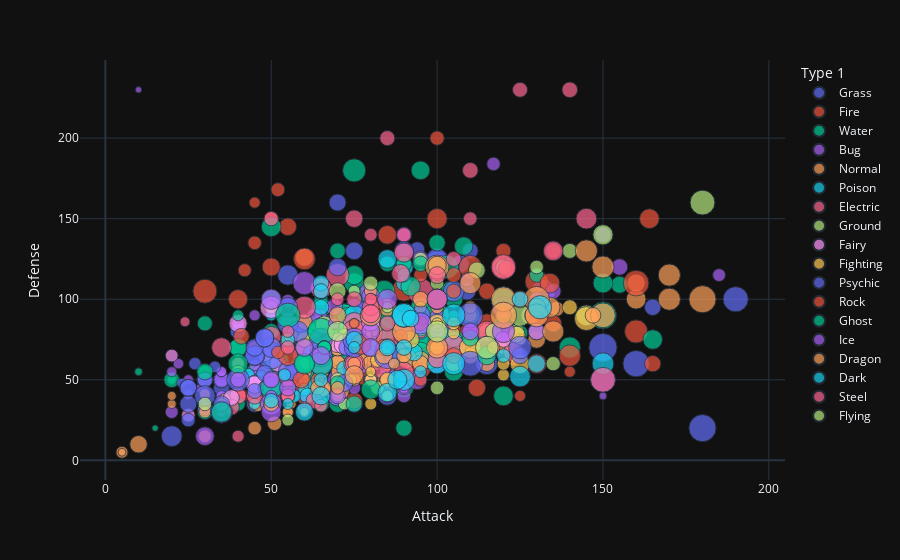

Notebook source saved alongside this figure:
### Code cell
px.scatter( data_frame = df, x = 'Attack', y = 'Defense', color="Type 1", hover_name='Name', template = 'plotly_dark', size="Sp. Atk" )

### Figure 1 — Plotly figure (JSON) as saved in the notebook; plotly's stock layout.template omitted (floating-point values rounded to 4 significant figures)
{"data": [{"hovertemplate": "<b>%{hovertext}</b><br><br>Type 1=Grass<br>Attack=%{x}<br>Defense=%{y}<br>Sp. Atk=%{marker.size}<extra></extra>", "hovertext": ["Bulbasaur", "Ivysaur", "Venusaur", "VenusaurMega Venusaur", "Oddish", "Gloom", "Vileplume", "Bellsprout", "Weepinbell", "Victreebel", "Exeggcute", "Exeggutor", "Tangela", "Chikorita", "Bayleef", "Meganium", "Bellossom", "Hoppip", "Skiploom", "Jumpluff", "Sunkern", "Sunflora", "Treecko", "Grovyle", "Sceptile", "SceptileMega Sceptile", "Seedot", "Nuzleaf", "Shiftry", "Shroomish", "Breloom", "Roselia", "Cacnea", "Cacturne", "Tropius", "Turtwig", "Grotle", "Torterra", "Budew", "Roserade", "Cherubi", "Cherrim", "Carnivine", "Snover", "Abomasnow", "AbomasnowMega Abomasnow", "Tangrowth", "Leafeon", "ShayminLand Forme", "ShayminSky Forme", "Snivy", "Servine", "Serperior", "Pansage", "Simisage", "Cottonee", "Whimsicott", "Petilil", "Lilligant", "Maractus", "Foongus", "Amoonguss", "Ferroseed", "Ferrothorn", "Virizion", "Chespin", "Quilladin", "Chesnaught", "Skiddo", "Gogoat"], "legendgroup": "Grass", "marker": {"color": "#636efa", "size": [65, 80, 100, 122, 75, 85, 110, 70, 85, 100, 60, 125, 100, 49, 63, 83, 90, 35, 45, 55, 30, 105, 65, 85, 105, 145, 30, 60, 90, 40, 60, 100, 85, 115, 72, 45, 55, 75, 50, 125, 62, 87, 90, 62, 92, 132, 110, 60, 100, 120, 45, 60, 75, 53, 98, 37, 77, 70, 110, 106, 55, 85, 24, 54, 90, 48, 56, 74, 62, 97], "sizemode": "area", "sizeref": 0.485, "symbol": "circle"}, "mode": "markers", "name": "Grass", "orientation": "v", "showlegend": true, "type": "scatter", "x": [49, 62, 82, 100, 50, 65, 80, 75, 90, 105, 40, 95, 55, 49, 62, 82, 80, 35, 45, 55, 30, 75, 45, 65, 85, 110, 40, 70, 100, 40, 130, 60, 85, 115, 68, 68, 89, 109, 30, 70, 35, 60, 100, 62, 92, 132, 100, 110, 100, 103, 45, 60, 75, 53, 98, 27, 67, 35, 60, 86, 55, 85, 50, 94, 90, 61, 78, 107, 65, 100], "xaxis": "x", "y": [49, 63, 83, 123, 55, 70, 85, 35, 50, 65, 80, 85, 115, 65, 80, 100, 95, 40, 50, 70, 30, 55, 35, 45, 65, 75, 50, 40, 60, 60, 80, 45, 40, 60, 83, 64, 85, 105, 35, 65, 45, 70, 72, 50, 75, 105, 125, 130, 100, 75, 55, 75, 95, 48, 63, 60, 85, 50, 75, 67, 45, 70, 91, 131, 72, 65, 95, 122, 48, 62], "yaxis": "y"}, {"hovertemplate": "<b>%{hovertext}</b><br><br>Type 1=Fire<br>Attack=%{x}<br>Defense=%{y}<br>Sp. Atk=%{marker.size}<extra></extra>", "hovertext": ["Charmander", "Charmeleon", "Charizard", "CharizardMega Charizard X", "CharizardMega Charizard Y", "Vulpix", "Ninetales", "Growlithe", "Arcanine", "Ponyta", "Rapidash", "Magmar", "Flareon", "Moltres", "Cyndaquil", "Quilava", "Typhlosion", "Slugma", "Magcargo", "Magby", "Entei", "Ho-oh", "Torchic", "Combusken", "Blaziken", "BlazikenMega Blaziken", "Numel", "Camerupt", "CameruptMega Camerupt", "Torkoal", "Chimchar", "Monferno", "Infernape", "Magmortar", "Heatran", "Tepig", "Pignite", "Emboar", "Pansear", "Simisear", "Darumaka", "DarmanitanStandard Mode", "DarmanitanZen Mode", "Heatmor", "Fennekin", "Braixen", "Delphox", "Fletchinder", "Talonflame", "Litleo", "Pyroar", "Volcanion"], "legendgroup": "Fire", "marker": {"color": "#EF553B", "size": [60, 80, 109, 130, 159, 50, 81, 70, 100, 65, 80, 100, 95, 125, 60, 80, 109, 70, 80, 70, 90, 110, 70, 85, 110, 130, 65, 105, 145, 85, 58, 78, 104, 125, 130, 45, 70, 100, 53, 98, 15, 30, 140, 105, 62, 90, 114, 56, 74, 73, 109, 130], "sizemode": "area", "sizeref": 0.485, "symbol": "circle"}, "mode": "markers", "name": "Fire", "orientation": "v", "showlegend": true, "type": "scatter", "x": [52, 64, 84, 130, 104, 41, 76, 70, 110, 85, 100, 95, 130, 100, 52, 64, 84, 40, 50, 75, 115, 130, 60, 85, 120, 160, 60, 100, 120, 85, 58, 78, 104, 95, 90, 63, 93, 123, 53, 98, 90, 140, 30, 97, 45, 59, 69, 73, 81, 50, 68, 110], "xaxis": "x", "y": [43, 58, 78, 111, 78, 40, 75, 45, 80, 55, 70, 57, 60, 90, 43, 58, 78, 40, 120, 37, 85, 90, 40, 60, 70, 80, 40, 70, 100, 140, 44, 52, 71, 67, 106, 45, 55, 65, 48, 63, 45, 55, 105, 66, 40, 58, 72, 55, 71, 58, 72, 120], "yaxis": "y"}, {"hovertemplate": "<b>%{hovertext}</b><br><br>Type 1=Water<br>Attack=%{x}<br>Defense=%{y}<br>Sp. Atk=%{marker.size}<extra></extra>", "hovertext": ["Squirtle", "Wartortle", "Blastoise", "BlastoiseMega Blastoise", "Psyduck", "Golduck", "Poliwag", "Poliwhirl", "Poliwrath", "Tentacool", "Tentacruel", "Slowpoke", "Slowbro", "SlowbroMega Slowbro", "Seel", "Dewgong", "Shellder", "Cloyster", "Krabby", "Kingler", "Horsea", "Seadra", "Goldeen", "Seaking", "Staryu", "Starmie", "Magikarp", "Gyarados", "GyaradosMega Gyarados", "Lapras", "Vaporeon", "Totodile", "Croconaw", "Feraligatr", "Chinchou", "Lanturn", "Marill", "Azumarill", "Politoed", "Wooper", "Quagsire", "Slowking", "Qwilfish", "Corsola", "Remoraid", "Octillery", "Mantine", "Kingdra", "Suicune", "Mudkip", "Marshtomp", "Swampert", "SwampertMega Swampert", "Lotad", "Lombre", "Ludicolo", "Wingull", "Pelipper", "Carvanha", "Sharpedo", "SharpedoMega Sharpedo", "Wailmer", "Wailord", "Barboach", "Whiscash", "Corphish", "Crawdaunt", "Feebas", "Milotic", "Clamperl", "Huntail", "Gorebyss", "Relicanth", "Luvdisc", "Kyogre", "KyogrePrimal Kyogre", "Piplup", "Prinplup", "Empoleon", "Buizel", "Floatzel", "Shellos", "Gastrodon", "Finneon", "Lumineon", "Mantyke", "Palkia", "Phione", "Manaphy", "Oshawott", "Dewott", "Samurott", "Panpour", "Simipour", "Tympole", "Palpitoad", "Seismitoad", "Basculin", "Tirtouga", "Carracosta", "Ducklett", "Swanna", "Frillish", "Jellicent", "Alomomola", "KeldeoOrdinary Forme", "KeldeoResolute Forme", "Froakie", "Frogadier", "Greninja", "Clauncher", "Clawitzer"], "legendgroup": "Water", "marker": {"color": "#00cc96", "size": [50, 65, 85, 135, 65, 95, 40, 50, 70, 50, 80, 40, 100, 130, 45, 70, 45, 85, 25, 50, 70, 95, 35, 65, 70, 100, 15, 60, 70, 85, 110, 44, 59, 79, 56, 76, 20, 60, 90, 25, 65, 100, 55, 65, 65, 105, 80, 95, 90, 50, 60, 85, 95, 40, 60, 90, 55, 85, 65, 95, 110, 70, 90, 46, 76, 50, 90, 10, 100, 74, 94, 114, 45, 40, 150, 180, 61, 81, 111, 60, 85, 57, 92, 49, 69, 60, 150, 80, 100, 63, 83, 108, 53, 98, 50, 65, 85, 80, 53, 83, 44, 87, 65, 85, 40, 129, 129, 62, 83, 103, 58, 120], "sizemode": "area", "sizeref": 0.485, "symbol": "circle"}, "mode": "markers", "name": "Water", "orientation": "v", "showlegend": true, "type": "scatter", "x": [48, 63, 83, 103, 52, 82, 50, 65, 95, 40, 70, 65, 75, 75, 45, 70, 65, 95, 105, 130, 40, 65, 67, 92, 45, 75, 10, 125, 155, 85, 65, 65, 80, 105, 38, 58, 20, 50, 75, 45, 85, 75, 95, 55, 65, 105, 40, 95, 75, 70, 85, 110, 150, 30, 50, 70, 30, 50, 90, 120, 140, 70, 90, 48, 78, 80, 120, 15, 60, 64, 104, 84, 90, 30, 100, 150, 51, 66, 86, 65, 105, 48, 83, 49, 69, 20, 120, 80, 100, 55, 75, 100, 53, 98, 50, 65, 95, 92, 78, 108, 44, 87, 40, 60, 75, 72, 72, 56, 63, 95, 53, 73], "xaxis": "x", "y": [65, 80, 100, 120, 48, 78, 40, 65, 95, 35, 65, 65, 110, 180, 55, 80, 100, 180, 90, 115, 70, 95, 60, 65, 55, 85, 55, 79, 109, 80, 60, 64, 80, 100, 38, 58, 50, 80, 75, 45, 85, 80, 75, 85, 35, 75, 70, 95, 115, 50, 70, 90, 110, 30, 50, 70, 30, 100, 20, 40, 70, 35, 45, 43, 73, 65, 85, 20, 79, 85, 105, 105, 130, 55, 90, 90, 53, 68, 88, 35, 55, 48, 68, 56, 76, 50, 100, 80, 100, 45, 60, 85, 48, 63, 40, 55, 75, 65, 103, 133, 50, 63, 50, 70, 80, 90, 90, 40, 52, 67, 62, 88], "yaxis": "y"}, {"hovertemplate": "<b>%{hovertext}</b><br><br>Type 1=Bug<br>Attack=%{x}<br>Defense=%{y}<br>Sp. Atk=%{marker.size}<extra></extra>", "hovertext": ["Caterpie", "Metapod", "Butterfree", "Weedle", "Kakuna", "Beedrill", "BeedrillMega Beedrill", "Paras", "Parasect", "Venonat", "Venomoth", "Scyther", "Pinsir", "PinsirMega Pinsir", "Ledyba", "Ledian", "Spinarak", "Ariados", "Yanma", "Pineco", "Forretress", "Scizor", "ScizorMega Scizor", "Shuckle", "Heracross", "HeracrossMega Heracross", "Wurmple", "Silcoon", "Beautifly", "Cascoon", "Dustox", "Surskit", "Masquerain", "Nincada", "Ninjask", "Shedinja", "Volbeat", "Illumise", "Kricketot", "Kricketune", "Burmy", "WormadamPlant Cloak", "WormadamSandy Cloak", "WormadamTrash Cloak", "Mothim", "Combee", "Vespiquen", "Yanmega", "Sewaddle", "Swadloon", "Leavanny", "Venipede", "Whirlipede", "Scolipede", "Dwebble", "Crustle", "Karrablast", "Escavalier", "Joltik", "Galvantula", "Shelmet", "Accelgor", "Durant", "Larvesta", "Volcarona", "Genesect", "Scatterbug", "Spewpa", "Vivillon"], "legendgroup": "Bug", "marker": {"color": "#ab63fa", "size": [20, 25, 90, 20, 25, 45, 15, 45, 60, 40, 90, 55, 55, 65, 40, 55, 40, 60, 75, 35, 60, 55, 65, 10, 40, 40, 20, 25, 100, 25, 50, 50, 80, 30, 50, 30, 47, 73, 25, 55, 29, 79, 59, 69, 94, 30, 80, 116, 40, 50, 70, 30, 40, 55, 35, 65, 40, 60, 57, 97, 40, 100, 48, 50, 135, 120, 27, 27, 90], "sizemode": "area", "sizeref": 0.485, "symbol": "circle"}, "mode": "markers", "name": "Bug", "orientation": "v", "showlegend": true, "type": "scatter", "x": [30, 20, 45, 35, 25, 90, 150, 70, 95, 55, 65, 110, 125, 155, 20, 35, 60, 90, 65, 65, 90, 130, 150, 10, 125, 185, 45, 35, 70, 35, 50, 30, 60, 45, 90, 90, 73, 47, 25, 85, 29, 59, 79, 69, 94, 30, 80, 76, 53, 63, 103, 45, 55, 100, 65, 95, 75, 135, 47, 77, 40, 70, 109, 85, 60, 120, 35, 22, 52], "xaxis": "x", "y": [35, 55, 50, 30, 50, 40, 40, 55, 80, 50, 60, 80, 100, 120, 30, 50, 40, 70, 45, 90, 140, 100, 140, 230, 75, 115, 35, 55, 50, 55, 70, 32, 62, 90, 45, 45, 55, 55, 41, 51, 45, 85, 105, 95, 50, 42, 102, 86, 70, 90, 80, 59, 99, 89, 85, 125, 45, 105, 50, 60, 85, 40, 112, 55, 65, 95, 40, 60, 50], "yaxis": "y"}, {"hovertemplate": "<b>%{hovertext}</b><br><br>Type 1=Normal<br>Attack=%{x}<br>Defense=%{y}<br>Sp. Atk=%{marker.size}<extra></extra>", "hovertext": ["Pidgey", "Pidgeotto", "Pidgeot", "PidgeotMega Pidgeot", "Rattata", "Raticate", "Spearow", "Fearow", "Jigglypuff", "Wigglytuff", "Meowth", "Persian", "Farfetch'd", "Doduo", "Dodrio", "Lickitung", "Chansey", "Kangaskhan", "KangaskhanMega Kangaskhan", "Tauros", "Ditto", "Eevee", "Porygon", "Snorlax", "Sentret", "Furret", "Hoothoot", "Noctowl", "Igglybuff", "Aipom", "Girafarig", "Dunsparce", "Teddiursa", "Ursaring", "Porygon2", "Stantler", "Smeargle", "Miltank", "Blissey", "Zigzagoon", "Linoone", "Taillow", "Swellow", "Slakoth", "Vigoroth", "Slaking", "Whismur", "Loudred", "Exploud", "Azurill", "Skitty", "Delcatty", "Spinda", "Swablu", "Zangoose", "Castform", "Kecleon", "Starly", "Staravia", "Staraptor", "Bidoof", "Bibarel", "Ambipom", "Buneary", "Lopunny", "LopunnyMega Lopunny", "Glameow", "Purugly", "Happiny", "Chatot", "Munchlax", "Lickilicky", "Porygon-Z", "Regigigas", "Arceus", "Patrat", "Watchog", "Lillipup", "Herdier", "Stoutland", "Pidove", "Tranquill", "Unfezant", "Audino", "AudinoMega Audino", "Minccino", "Cinccino", "Deerling", "Sawsbuck", "Bouffalant", "Rufflet", "Braviary", "MeloettaAria Forme", "MeloettaPirouette Forme", "Bunnelby", "Diggersby", "Fletchling", "Furfrou"], "legendgroup": "Normal", "marker": {"color": "#FFA15A", "size": [35, 50, 70, 135, 25, 50, 31, 61, 45, 85, 40, 65, 58, 35, 60, 60, 35, 40, 60, 40, 48, 45, 85, 65, 35, 45, 36, 76, 40, 40, 90, 65, 50, 75, 105, 85, 20, 40, 75, 30, 50, 30, 50, 35, 55, 95, 51, 71, 91, 20, 35, 55, 60, 40, 60, 70, 60, 30, 40, 50, 35, 55, 60, 44, 54, 54, 42, 64, 15, 92, 40, 80, 135, 80, 120, 35, 60, 25, 35, 45, 36, 50, 65, 60, 80, 40, 65, 40, 60, 40, 37, 57, 128, 77, 32, 50, 40, 65], "sizemode": "area", "sizeref": 0.485, "symbol": "circle"}, "mode": "markers", "name": "Normal", "orientation": "v", "showlegend": true, "type": "scatter", "x": [45, 60, 80, 80, 56, 81, 60, 90, 45, 70, 45, 70, 65, 85, 110, 55, 5, 95, 125, 100, 48, 55, 60, 110, 46, 76, 30, 50, 30, 70, 80, 70, 80, 130, 80, 95, 20, 80, 10, 30, 70, 55, 85, 60, 80, 160, 51, 71, 91, 20, 45, 65, 60, 40, 115, 70, 90, 55, 75, 120, 45, 85, 100, 66, 76, 136, 55, 82, 5, 65, 85, 85, 80, 160, 120, 55, 85, 60, 80, 110, 55, 77, 115, 60, 60, 50, 95, 60, 100, 110, 83, 123, 77, 128, 36, 56, 50, 80], "xaxis": "x", "y": [40, 55, 75, 80, 35, 60, 30, 65, 20, 45, 35, 60, 55, 45, 70, 75, 5, 80, 100, 95, 48, 50, 70, 65, 34, 64, 30, 50, 15, 55, 65, 70, 50, 75, 90, 62, 35, 105, 10, 41, 61, 30, 60, 60, 80, 100, 23, 43, 63, 40, 45, 65, 60, 60, 60, 70, 70, 30, 50, 70, 40, 60, 66, 44, 84, 94, 42, 64, 5, 45, 40, 95, 70, 110, 120, 39, 69, 45, 65, 90, 50, 62, 80, 86, 126, 40, 60, 50, 70, 95, 50, 75, 77, 90, 38, 77, 43, 60], "yaxis": "y"}, {"hovertemplate": "<b>%{hovertext}</b><br><br>Type 1=Poison<br>Attack=%{x}<br>Defense=%{y}<br>Sp. Atk=%{marker.size}<extra></extra>", "hovertext": ["Ekans", "Arbok", "Nidoran♀", "Nidorina", "Nidoqueen", "Nidoran♂", "Nidorino", "Nidoking", "Zubat", "Golbat", "Grimer", "Muk", "Koffing", "Weezing", "Crobat", "Gulpin", "Swalot", "Seviper", "Stunky", "Skuntank", "Skorupi", "Drapion", "Croagunk", "Toxicroak", "Trubbish", "Garbodor", "Skrelp", "Dragalge"], "legendgroup": "Poison", "marker": {"color": "#19d3f3", "size": [40, 65, 40, 55, 75, 40, 55, 85, 30, 65, 40, 65, 60, 85, 70, 43, 73, 100, 41, 71, 30, 60, 61, 86, 40, 60, 60, 97], "sizemode": "area", "sizeref": 0.485, "symbol": "circle"}, "mode": "markers", "name": "Poison", "orientation": "v", "showlegend": true, "type": "scatter", "x": [60, 85, 47, 62, 92, 57, 72, 102, 45, 80, 80, 105, 65, 90, 90, 43, 73, 100, 63, 93, 50, 90, 61, 106, 50, 95, 60, 75], "xaxis": "x", "y": [44, 69, 52, 67, 87, 40, 57, 77, 35, 70, 50, 75, 95, 120, 80, 53, 83, 60, 47, 67, 90, 110, 40, 65, 62, 82, 60, 90], "yaxis": "y"}, {"hovertemplate": "<b>%{hovertext}</b><br><br>Type 1=Electric<br>Attack=%{x}<br>Defense=%{y}<br>Sp. Atk=%{marker.size}<extra></extra>", "hovertext": ["Pikachu", "Raichu", "Magnemite", "Magneton", "Voltorb", "Electrode", "Electabuzz", "Jolteon", "Zapdos", "Pichu", "Mareep", "Flaaffy", "Ampharos", "AmpharosMega Ampharos", "Elekid", "Raikou", "Electrike", "Manectric", "ManectricMega Manectric", "Plusle", "Minun", "Shinx", "Luxio", "Luxray", "Pachirisu", "Magnezone", "Electivire", "Rotom", "RotomHeat Rotom", "RotomWash Rotom", "RotomFrost Rotom", "RotomFan Rotom", "RotomMow Rotom", "Blitzle", "Zebstrika", "Emolga", "Tynamo", "Eelektrik", "Eelektross", "ThundurusIncarnate Forme", "ThundurusTherian Forme", "Helioptile", "Heliolisk", "Dedenne"], "legendgroup": "Electric", "marker": {"color": "#FF6692", "size": [50, 90, 95, 120, 55, 80, 95, 110, 125, 35, 65, 80, 115, 165, 65, 115, 65, 105, 135, 85, 75, 40, 60, 95, 45, 130, 95, 95, 105, 105, 105, 105, 105, 50, 80, 75, 45, 75, 105, 125, 145, 61, 109, 81], "sizemode": "area", "sizeref": 0.485, "symbol": "circle"}, "mode": "markers", "name": "Electric", "orientation": "v", "showlegend": true, "type": "scatter", "x": [55, 90, 35, 60, 30, 50, 83, 65, 90, 40, 40, 55, 75, 95, 63, 85, 45, 75, 75, 50, 40, 65, 85, 120, 45, 70, 123, 50, 65, 65, 65, 65, 65, 60, 100, 75, 55, 85, 115, 115, 105, 38, 55, 58], "xaxis": "x", "y": [40, 55, 70, 95, 50, 70, 57, 60, 85, 15, 40, 55, 85, 105, 37, 75, 40, 60, 80, 40, 50, 34, 49, 79, 70, 115, 67, 77, 107, 107, 107, 107, 107, 32, 63, 60, 40, 70, 80, 70, 70, 33, 52, 57], "yaxis": "y"}, {"hovertemplate": "<b>%{hovertext}</b><br><br>Type 1=Ground<br>Attack=%{x}<br>Defense=%{y}<br>Sp. Atk=%{marker.size}<extra></extra>", "hovertext": ["Sandshrew", "Sandslash", "Diglett", "Dugtrio", "Cubone", "Marowak", "Rhyhorn", "Rhydon", "Gligar", "Phanpy", "Donphan", "Trapinch", "Vibrava", "Flygon", "Baltoy", "Claydol", "Groudon", "GroudonPrimal Groudon", "Hippopotas", "Hippowdon", "Rhyperior", "Gliscor", "Drilbur", "Excadrill", "Sandile", "Krokorok", "Krookodile", "Stunfisk", "Golett", "Golurk", "LandorusIncarnate Forme", "LandorusTherian Forme"], "legendgroup": "Ground", "marker": {"color": "#B6E880", "size": [20, 45, 35, 50, 40, 50, 30, 45, 35, 40, 60, 45, 50, 80, 40, 70, 100, 150, 38, 68, 55, 45, 30, 50, 35, 45, 65, 81, 35, 55, 115, 105], "sizemode": "area", "sizeref": 0.485, "symbol": "circle"}, "mode": "markers", "name": "Ground", "orientation": "v", "showlegend": true, "type": "scatter", "x": [75, 100, 55, 80, 50, 80, 85, 130, 75, 60, 120, 100, 70, 100, 40, 70, 150, 180, 72, 112, 140, 95, 85, 135, 72, 82, 117, 66, 74, 124, 125, 145], "xaxis": "x", "y": [85, 110, 25, 50, 95, 110, 95, 120, 105, 60, 120, 45, 50, 80, 55, 105, 140, 160, 78, 118, 130, 125, 40, 60, 35, 45, 80, 84, 50, 80, 90, 90], "yaxis": "y"}, {"hovertemplate": "<b>%{hovertext}</b><br><br>Type 1=Fairy<br>Attack=%{x}<br>Defense=%{y}<br>Sp. Atk=%{marker.size}<extra></extra>", "hovertext": ["Clefairy", "Clefable", "Cleffa", "Togepi", "Togetic", "Snubbull", "Granbull", "Togekiss", "Flabébé", "Floette", "Florges", "Spritzee", "Aromatisse", "Swirlix", "Slurpuff", "Sylveon", "Xerneas"], "legendgroup": "Fairy", "marker": {"color": "#FF97FF", "size": [60, 95, 45, 40, 80, 40, 60, 120, 61, 75, 112, 63, 99, 59, 85, 110, 131], "sizemode": "area", "sizeref": 0.485, "symbol": "circle"}, "mode": "markers", "name": "Fairy", "orientation": "v", "showlegend": true, "type": "scatter", "x": [45, 70, 25, 20, 40, 80, 120, 50, 38, 45, 65, 52, 72, 48, 80, 65, 131], "xaxis": "x", "y": [48, 73, 28, 65, 85, 50, 75, 95, 39, 47, 68, 60, 72, 66, 86, 65, 95], "yaxis": "y"}, {"hovertemplate": "<b>%{hovertext}</b><br><br>Type 1=Fighting<br>Attack=%{x}<br>Defense=%{y}<br>Sp. Atk=%{marker.size}<extra></extra>", "hovertext": ["Mankey", "Primeape", "Machop", "Machoke", "Machamp", "Hitmonlee", "Hitmonchan", "Tyrogue", "Hitmontop", "Makuhita", "Hariyama", "Meditite", "Medicham", "MedichamMega Medicham", "Riolu", "Lucario", "LucarioMega Lucario", "Timburr", "Gurdurr", "Conkeldurr", "Throh", "Sawk", "Mienfoo", "Mienshao", "Pancham", "Pangoro", "Hawlucha"], "legendgroup": "Fighting", "marker": {"color": "#FECB52", "size": [35, 60, 35, 50, 65, 35, 35, 35, 35, 20, 40, 40, 60, 80, 35, 115, 140, 25, 40, 55, 30, 30, 55, 95, 46, 69, 74], "sizemode": "area", "sizeref": 0.485, "symbol": "circle"}, "mode": "markers", "name": "Fighting", "orientation": "v", "showlegend": true, "type": "scatter", "x": [80, 105, 80, 100, 130, 120, 105, 35, 95, 60, 120, 40, 60, 100, 70, 110, 145, 80, 105, 140, 100, 125, 85, 125, 82, 124, 92], "xaxis": "x", "y": [35, 60, 50, 70, 80, 53, 79, 35, 95, 30, 60, 55, 75, 85, 40, 70, 88, 55, 85, 95, 85, 75, 50, 60, 62, 78, 75], "yaxis": "y"}, {"hovertemplate": "<b>%{hovertext}</b><br><br>Type 1=Psychic<br>Attack=%{x}<br>Defense=%{y}<br>Sp. Atk=%{marker.size}<extra></extra>", "hovertext": ["Abra", "Kadabra", "Alakazam", "AlakazamMega Alakazam", "Drowzee", "Hypno", "Mr. Mime", "Mewtwo", "MewtwoMega Mewtwo X", "MewtwoMega Mewtwo Y", "Mew", "Natu", "Xatu", "Espeon", "Unown", "Wobbuffet", "Lugia", "Celebi", "Ralts", "Kirlia", "Gardevoir", "GardevoirMega Gardevoir", "Spoink", "Grumpig", "Chimecho", "Wynaut", "DeoxysNormal Forme", "DeoxysAttack Forme", "DeoxysDefense Forme", "DeoxysSpeed Forme", "Chingling", "Mime Jr.", "Gallade", "GalladeMega Gallade", "Uxie", "Mesprit", "Azelf", "Cresselia", "Victini", "Munna", "Musharna", "Woobat", "Swoobat", "Sigilyph", "Gothita", "Gothorita", "Gothitelle", "Solosis", "Duosion", "Reuniclus", "Elgyem", "Beheeyem", "Espurr", "MeowsticMale", "MeowsticFemale", "HoopaHoopa Confined", "HoopaHoopa Unbound"], "legendgroup": "Psychic", "marker": {"color": "#636efa", "size": [105, 120, 135, 175, 43, 73, 100, 154, 154, 194, 100, 70, 95, 130, 72, 33, 90, 100, 45, 65, 125, 165, 70, 90, 95, 23, 150, 180, 70, 95, 65, 70, 65, 65, 75, 105, 125, 75, 100, 67, 107, 55, 77, 103, 55, 75, 95, 105, 125, 125, 85, 125, 63, 83, 83, 150, 170], "sizemode": "area", "sizeref": 0.485, "symbol": "circle"}, "mode": "markers", "name": "Psychic", "orientation": "v", "showlegend": true, "type": "scatter", "x": [20, 35, 50, 50, 48, 73, 45, 110, 190, 150, 100, 50, 75, 65, 72, 33, 90, 100, 25, 35, 65, 85, 25, 45, 50, 23, 150, 180, 70, 95, 30, 25, 125, 165, 75, 105, 125, 70, 100, 25, 55, 45, 57, 58, 30, 45, 55, 30, 40, 65, 55, 75, 48, 48, 48, 110, 160], "xaxis": "x", "y": [15, 30, 45, 65, 45, 70, 65, 90, 100, 70, 100, 45, 70, 60, 48, 58, 130, 100, 25, 35, 65, 65, 35, 65, 70, 48, 50, 20, 160, 90, 50, 45, 65, 95, 130, 105, 70, 120, 100, 45, 85, 43, 55, 80, 50, 70, 95, 40, 50, 75, 55, 75, 54, 76, 76, 60, 60], "yaxis": "y"}, {"hovertemplate": "<b>%{hovertext}</b><br><br>Type 1=Rock<br>Attack=%{x}<br>Defense=%{y}<br>Sp. Atk=%{marker.size}<extra></extra>", "hovertext": ["Geodude", "Graveler", "Golem", "Onix", "Omanyte", "Omastar", "Kabuto", "Kabutops", "Aerodactyl", "AerodactylMega Aerodactyl", "Sudowoodo", "Larvitar", "Pupitar", "Tyranitar", "TyranitarMega Tyranitar", "Nosepass", "Lunatone", "Solrock", "Lileep", "Cradily", "Anorith", "Armaldo", "Regirock", "Cranidos", "Rampardos", "Shieldon", "Bastiodon", "Bonsly", "Probopass", "Roggenrola", "Boldore", "Gigalith", "Archen", "Archeops", "Terrakion", "Binacle", "Barbaracle", "Tyrunt", "Tyrantrum", "Amaura", "Aurorus", "Carbink", "Diancie", "DiancieMega Diancie"], "legendgroup": "Rock", "marker": {"color": "#EF553B", "size": [30, 45, 55, 30, 90, 115, 55, 65, 60, 70, 30, 45, 65, 95, 95, 45, 95, 55, 61, 81, 40, 70, 50, 30, 65, 42, 47, 10, 75, 25, 50, 60, 74, 112, 72, 39, 54, 45, 69, 67, 99, 50, 100, 160], "sizemode": "area", "sizeref": 0.485, "symbol": "circle"}, "mode": "markers", "name": "Rock", "orientation": "v", "showlegend": true, "type": "scatter", "x": [80, 95, 120, 45, 40, 60, 80, 115, 105, 135, 100, 64, 84, 134, 164, 45, 55, 95, 41, 81, 95, 125, 100, 125, 165, 42, 52, 80, 55, 75, 105, 135, 112, 140, 129, 52, 105, 89, 121, 59, 77, 50, 100, 160], "xaxis": "x", "y": [100, 115, 130, 160, 100, 125, 90, 105, 65, 85, 115, 50, 70, 110, 150, 135, 65, 85, 77, 97, 50, 100, 200, 40, 60, 118, 168, 95, 145, 85, 105, 130, 45, 65, 90, 67, 115, 77, 119, 50, 72, 150, 150, 110], "yaxis": "y"}, {"hovertemplate": "<b>%{hovertext}</b><br><br>Type 1=Ghost<br>Attack=%{x}<br>Defense=%{y}<br>Sp. Atk=%{marker.size}<extra></extra>", "hovertext": ["Gastly", "Haunter", "Gengar", "GengarMega Gengar", "Misdreavus", "Shuppet", "Banette", "BanetteMega Banette", "Duskull", "Dusclops", "Drifloon", "Drifblim", "Mismagius", "Spiritomb", "Dusknoir", "GiratinaAltered Forme", "GiratinaOrigin Forme", "Yamask", "Cofagrigus", "Litwick", "Lampent", "Chandelure", "Phantump", "Trevenant", "PumpkabooAverage Size", "PumpkabooSmall Size", "PumpkabooLarge Size", "PumpkabooSuper Size", "GourgeistAverage Size", "GourgeistSmall Size", "GourgeistLarge Size", "GourgeistSuper Size"], "legendgroup": "Ghost", "marker": {"color": "#00cc96", "size": [100, 115, 130, 170, 85, 63, 83, 93, 30, 60, 60, 90, 105, 92, 65, 100, 120, 55, 95, 65, 95, 145, 50, 65, 44, 44, 44, 44, 58, 58, 58, 58], "sizemode": "area", "sizeref": 0.485, "symbol": "circle"}, "mode": "markers", "name": "Ghost", "orientation": "v", "showlegend": true, "type": "scatter", "x": [35, 50, 65, 65, 60, 75, 115, 165, 40, 70, 50, 80, 60, 92, 100, 100, 120, 30, 50, 30, 40, 55, 70, 110, 66, 66, 66, 66, 90, 85, 95, 100], "xaxis": "x", "y": [30, 45, 60, 80, 60, 35, 65, 75, 90, 130, 34, 44, 60, 108, 135, 120, 100, 85, 145, 55, 60, 90, 48, 76, 70, 70, 70, 70, 122, 122, 122, 122], "yaxis": "y"}, {"hovertemplate": "<b>%{hovertext}</b><br><br>Type 1=Ice<br>Attack=%{x}<br>Defense=%{y}<br>Sp. Atk=%{marker.size}<extra></extra>", "hovertext": ["Jynx", "Articuno", "Swinub", "Piloswine", "Delibird", "Smoochum", "Snorunt", "Glalie", "GlalieMega Glalie", "Spheal", "Sealeo", "Walrein", "Regice", "Glaceon", "Mamoswine", "Froslass", "Vanillite", "Vanillish", "Vanilluxe", "Cubchoo", "Beartic", "Cryogonal", "Bergmite", "Avalugg"], "legendgroup": "Ice", "marker": {"color": "#ab63fa", "size": [115, 95, 30, 60, 65, 85, 50, 80, 120, 55, 75, 95, 100, 130, 70, 80, 65, 80, 110, 60, 70, 95, 32, 44], "sizemode": "area", "sizeref": 0.485, "symbol": "circle"}, "mode": "markers", "name": "Ice", "orientation": "v", "showlegend": true, "type": "scatter", "x": [50, 85, 50, 100, 55, 30, 50, 80, 120, 40, 60, 80, 50, 60, 130, 80, 50, 65, 95, 70, 110, 50, 69, 117], "xaxis": "x", "y": [35, 100, 40, 80, 45, 15, 50, 80, 80, 50, 70, 90, 100, 110, 80, 70, 50, 65, 85, 40, 80, 30, 85, 184], "yaxis": "y"}, {"hovertemplate": "<b>%{hovertext}</b><br><br>Type 1=Dragon<br>Attack=%{x}<br>Defense=%{y}<br>Sp. Atk=%{marker.size}<extra></extra>", "hovertext": ["Dratini", "Dragonair", "Dragonite", "Altaria", "AltariaMega Altaria", "Bagon", "Shelgon", "Salamence", "SalamenceMega Salamence", "Latias", "LatiasMega Latias", "Latios", "LatiosMega Latios", "Rayquaza", "RayquazaMega Rayquaza", "Gible", "Gabite", "Garchomp", "GarchompMega Garchomp", "Axew", "Fraxure", "Haxorus", "Druddigon", "Reshiram", "Zekrom", "Kyurem", "KyuremBlack Kyurem", "KyuremWhite Kyurem", "Goomy", "Sliggoo", "Goodra", "Zygarde50% Forme"], "legendgroup": "Dragon", "marker": {"color": "#FFA15A", "size": [50, 70, 100, 70, 110, 40, 60, 110, 120, 110, 140, 130, 160, 150, 180, 40, 50, 80, 120, 30, 40, 60, 60, 150, 120, 130, 120, 170, 55, 83, 110, 81], "sizemode": "area", "sizeref": 0.485, "symbol": "circle"}, "mode": "markers", "name": "Dragon", "orientation": "v", "showlegend": true, "type": "scatter", "x": [64, 84, 134, 70, 110, 75, 95, 135, 145, 80, 100, 90, 130, 150, 180, 70, 90, 130, 170, 87, 117, 147, 120, 120, 150, 130, 170, 120, 50, 75, 100, 100], "xaxis": "x", "y": [45, 65, 95, 90, 110, 60, 100, 80, 130, 90, 120, 80, 100, 90, 100, 45, 65, 95, 115, 60, 70, 90, 90, 100, 120, 90, 100, 90, 35, 53, 70, 121], "yaxis": "y"}, {"hovertemplate": "<b>%{hovertext}</b><br><br>Type 1=Dark<br>Attack=%{x}<br>Defense=%{y}<br>Sp. Atk=%{marker.size}<extra></extra>", "hovertext": ["Umbreon", "Murkrow", "Sneasel", "Houndour", "Houndoom", "HoundoomMega Houndoom", "Poochyena", "Mightyena", "Sableye", "SableyeMega Sableye", "Absol", "AbsolMega Absol", "Honchkrow", "Weavile", "Darkrai", "Purrloin", "Liepard", "Scraggy", "Scrafty", "Zorua", "Zoroark", "Pawniard", "Bisharp", "Vullaby", "Mandibuzz", "Deino", "Zweilous", "Hydreigon", "Inkay", "Malamar", "Yveltal"], "legendgroup": "Dark", "marker": {"color": "#19d3f3", "size": [60, 85, 35, 80, 110, 140, 30, 60, 65, 85, 75, 115, 105, 45, 135, 50, 88, 35, 45, 80, 120, 40, 60, 45, 55, 45, 65, 125, 37, 68, 131], "sizemode": "area", "sizeref": 0.485, "symbol": "circle"}, "mode": "markers", "name": "Dark", "orientation": "v", "showlegend": true, "type": "scatter", "x": [65, 85, 95, 60, 90, 90, 55, 90, 75, 85, 130, 150, 125, 120, 90, 50, 88, 75, 90, 65, 105, 85, 125, 55, 65, 65, 85, 105, 54, 92, 131], "xaxis": "x", "y": [110, 42, 55, 30, 50, 90, 35, 70, 75, 125, 60, 60, 52, 65, 90, 37, 50, 70, 115, 40, 60, 70, 100, 75, 105, 50, 70, 90, 53, 88, 95], "yaxis": "y"}, {"hovertemplate": "<b>%{hovertext}</b><br><br>Type 1=Steel<br>Attack=%{x}<br>Defense=%{y}<br>Sp. Atk=%{marker.size}<extra></extra>", "hovertext": ["Steelix", "SteelixMega Steelix", "Skarmory", "Mawile", "MawileMega Mawile", "Aron", "Lairon", "Aggron", "AggronMega Aggron", "Beldum", "Metang", "Metagross", "MetagrossMega Metagross", "Registeel", "Jirachi", "Bronzor", "Bronzong", "Dialga", "Klink", "Klang", "Klinklang", "Cobalion", "Honedge", "Doublade", "AegislashBlade Forme", "AegislashShield Forme", "Klefki"], "legendgroup": "Steel", "marker": {"color": "#FF6692", "size": [55, 55, 40, 55, 55, 40, 50, 60, 60, 35, 55, 95, 105, 75, 100, 24, 79, 150, 45, 70, 70, 90, 35, 45, 150, 50, 80], "sizemode": "area", "sizeref": 0.485, "symbol": "circle"}, "mode": "markers", "name": "Steel", "orientation": "v", "showlegend": true, "type": "scatter", "x": [85, 125, 80, 85, 105, 70, 90, 110, 140, 55, 75, 135, 145, 75, 100, 24, 89, 120, 55, 80, 100, 90, 80, 110, 150, 50, 80], "xaxis": "x", "y": [200, 230, 140, 85, 125, 100, 140, 180, 230, 80, 100, 130, 150, 150, 100, 86, 116, 120, 70, 95, 115, 129, 100, 150, 50, 150, 91], "yaxis": "y"}, {"hovertemplate": "<b>%{hovertext}</b><br><br>Type 1=Flying<br>Attack=%{x}<br>Defense=%{y}<br>Sp. Atk=%{marker.size}<extra></extra>", "hovertext": ["TornadusIncarnate Forme", "TornadusTherian Forme", "Noibat", "Noivern"], "legendgroup": "Flying", "marker": {"color": "#B6E880", "size": [125, 110, 45, 97], "sizemode": "area", "sizeref": 0.485, "symbol": "circle"}, "mode": "markers", "name": "Flying", "orientation": "v", "showlegend": true, "type": "scatter", "x": [115, 100, 30, 70], "xaxis": "x", "y": [70, 80, 35, 80], "yaxis": "y"}], "layout": {"legend": {"itemsizing": "constant", "title": {"text": "Type 1"}, "tracegroupgap": 0}, "margin": {"t": 60}, "xaxis": {"anchor": "y", "domain": [0, 1], "title": {"text": "Attack"}}, "yaxis": {"anchor": "x", "domain": [0, 1], "title": {"text": "Defense"}}}}
